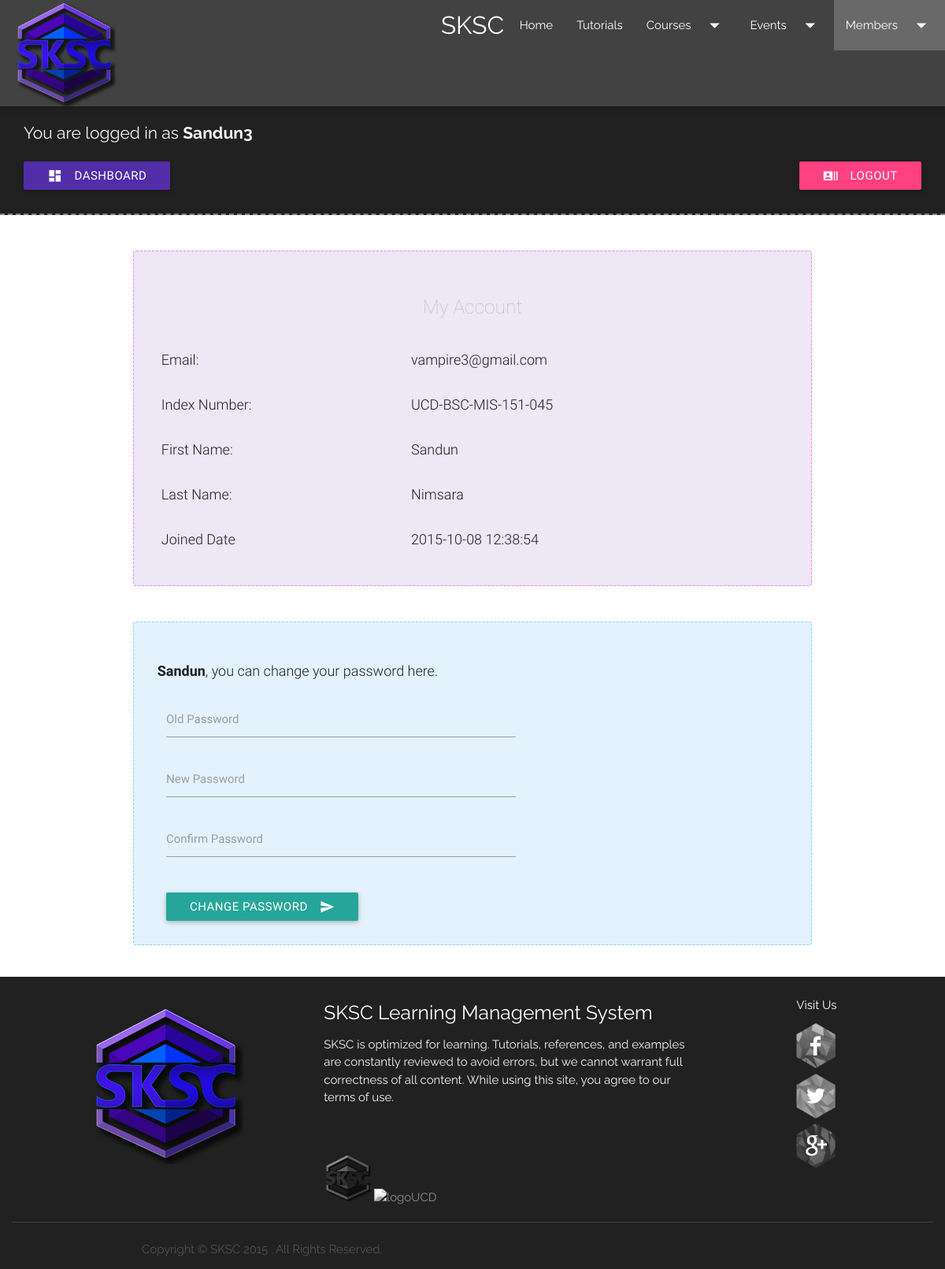
Page /ProjectLMS/pages/login/myacc.php (signed in) on the committed database.
### tables this page shows
CREATE TABLE IF NOT EXISTS `users` (
  `id` int(11) NOT NULL AUTO_INCREMENT,
  `indexnum` varchar(20) NOT NULL,
  `username` varchar(255) NOT NULL,
  `password` varchar(255) NOT NULL,
  `first_name` varchar(255) NOT NULL,
  `last_name` varchar(255) NOT NULL,
  `email` varchar(255) NOT NULL,
  `date_time` timestamp NOT NULL DEFAULT CURRENT_TIMESTAMP,
  PRIMARY KEY (`id`),
  UNIQUE KEY `username` (`username`),
  UNIQUE KEY `email` (`email`)
);

### ProjectLMS/pages/login/myacc.php (the view, shortened to what this page needs)
<?php
    $user=$_SESSION['mysesion'];
$conn = new mysqli(DB_HOST, DB_USER, DB_PASS, DB_NAME);
$email = "SELECT email from users WHERE username='$user' LIMIT 1";
$resultemail=$conn->query($email);
$row1 = $resultemail->fetch_object();
$indexnum = "SELECT indexnum from users WHERE username='$user' LIMIT 1";
$resultindexnum=$conn->query($indexnum);
$row2 = $resultindexnum->fetch_object();
$fname = "SELECT first_name from users WHERE username='$user' LIMIT 1";
$resultfname=$conn->query($fname);
$row3 = $resultfname->fetch_object();
$lname = "SELECT last_name from users WHERE username='$user' LIMIT 1";
$resultlname=$conn->query($lname);
$row4 = $resultlname->fetch_object();
$date = "SELECT date_time from users WHERE username='$user' LIMIT 1";
$resultdate=$conn->query($date);
$row5 = $resultdate->fetch_object();
    ?>
<!DOCTYPE html>
<html lang="en">
<head>
    <link type="text/css" rel="stylesheet" href="../../css/materialize.min.css"  media="all">
    <link type="text/css" rel="stylesheet" href="../../css/footer.css">
    <link type="text/css" rel="stylesheet" media="all" href="../../css/style_main.css">
    <link type="text/css" rel="stylesheet" media="all" href="../../css/style_sub1.css">
</head>
<body>
<div class="navbar-fixed">
    <nav class="grey darken-3 navbaropacity navbarlogo"  style="font-family: Raleway;">
        <div class="nav-wrapper">
            <a class="brand-logo center">SKSC</a>
            <img class="responsive-img  hide-on-med-and-down" id="navbarlogo1" src="../../images/LogoLMS.png" style="margin-left: 1em;" alt="Logo">
            <ul class="right hide-on-med-and-down">
                <li><a href="../../index.html">Home</a></li>
                <li><a href="../tutorials.php">Tutorials</a></li>
                <li><a class="dropdown-button" data-activates="dropdown1">Courses<i class="material-icons right">arrow_drop_down</i></a></li>
                <li><a class="dropdown-button" data-activates="dropdown3">Events<i class="material-icons right">arrow_drop_down</i></a></li>
                <li style="background-color: dimgrey;"><a class="dropdown-button" data-activates="dropdown2">Members<i class="material-icons right">arrow_drop_down</i></a></li>
            </ul>
        </div>
    </nav>
</div>
<div class=" grey darken-4"  style=" padding: 2em; padding-top: 3em;   border-bottom:2px grey dashed;  width: 100%; ">
    <br />
    <p id="welcome" style="color: whitesmoke; font-size: 140%; font-family: Raleway;">You are logged in as <b><?php if (isset($_SESSION['mysesion'])) { echo $_SESSION['mysesion']; } ?></b></p>
    <a href="redirect.php" class="waves-effect waves-light btn deep-purple darken-2" ><i class="material-icons left">dashboard</i>Dashboard</a>
    <a href="logout.php" class="waves-effect waves-light btn  pink accent-2" style="float: right; "><i class="material-icons left">recent_actors</i>Logout</a>
</div>
<div class="container">
    <div class="row deep-purple lighten-5" style="border-radius: 4px; border: 1px dashed violet; padding: 2em; margin-top: 3em; ">
        <table style="font-weight: 300; font-size: large;">
            <tr><td colspan="2"><h5 class="grey-text text-lighten-1" style="text-align: center; font-weight: 100;">My Account</h5></td></tr>
            <tr><td>Email:</td><td><?php echo "$row1->email"; ?></td></tr>
            <tr><td>Index Number:</td><td><?php echo "$row2->indexnum"; ?></td></tr>
            <tr><td>First Name:</td><td><?php echo "$row3->first_name"; ?></td></tr>
            <tr><td>Last Name:</td><td><?php echo "$row4->last_name"; ?></td></tr>
            <tr><td>Joined Date</td><td><?php echo "$row5->date_time"; ?></td></tr>
        </table>
    </div>
    <div class="row  blue lighten-5" style="border-radius: 4px; border: 1px dashed lightskyblue; padding: 2em; margin-top: 3em; ">
        <form method="post" action="<?php echo $_SERVER['PHP_SELF']; ?>">
            <p style="font-weight: 300; font-size: large;"><b><?php echo"$row3->first_name"; ?></b>, you can change your password here.</p>
            <div class="input-field col s7">
                <input type="password" name="oldpw" id="oldpw" title="Enter old password here." required>
                <label for="oldpw">Old Password</label>
            </div>
            <div class="input-field col s7">
                <input type="password" name="newpw" id="form_pass" pattern=".{8,}" title="8 characters minimum" required>
                <label for="form_pass">New Password</label>
            </div>
            <div class="input-field col s7">
                <input type="password" name="newpwcnfrm" id="form_cnfrmpass" title="Enter new password again." required>
                <label for="form_cnfrmpass">Confirm Password</label>
            </div>
            <div class="col s7" style="margin-top: 2em;">
                <button class="btn waves-effect waves-light" type="submit" name="submitpw" >Change Password <i class="material-icons right">send</i>
                </button>
            </div>
        </form>
    </div>
</div>
    <footer class="page-footer grey darken-4" style="font-family: Raleway;">
        <div class="grey darken-4">
            <div class="row">
                <div class="col m3 s12 offset-s2 offset-m1">
                    <img class="responsive-img" src="../../images/LogoLMS.png" style="top: 1em; position: relative;" alt="Logo">
                </div>
                <div class="col m5 s12">
                    <h5 class="white-text">SKSC Learning Management System</h5>
                    <p class="grey-text text-lighten-4">
                        SKSC is optimized for learning. Tutorials, references, and
                        examples are constantly reviewed to avoid errors, but we cannot
                        warrant full correctness of all content. While using this site,
                        you agree to our terms of use.
                    </p>
                    <br />
                    <br />
                    <a href="../../index.html"><img class="icon" src="../../images/LogoLMS.png" style="height: 60px; width: 60px;" alt="Logo"></a>
                    <a href="http://www.ucd.ie/" target="_blank"><img class="icon" src="../../images/LogoUCD.png" style="height: 55px; width: 45px;" alt="logoUCD"></a>
                </div>
                <div class="col m2 s12 offset-m1">
                    <h6 class="white-text">Visit Us</h6>
                    <ul>
                        <li><a class="grey-text text-lighten-3 icon" target="_blank" href="https://www.facebook.com/universitycollegedublin">
                                <img style="height: 57px; width: 50px;" src="../../images/fb.png" alt="fb"></a>
                        </li>
                        <li><a class="grey-text text-lighten-3 icon" target="_blank" href="https://twitter.com/ucddublin">
                                <img style="height: 57px; width: 50px;" src="../../images/twitter.png" alt="twitter"></a>
                        </li>
                        <li><a class="grey-text text-lighten-3 icon" target="_blank" href="https://plus.google.com/+universitycollegedublin/about">
                                <img style="height: 57px; width: 50px;" src="../../images/gplus.png" alt="GPlus"></a>
                        </li>
                    </ul>
                </div>
            </div>
            <hr style="display: block; height: 1px; border: 0; border-top: 1px solid #424242; padding: 0; margin-left: 15px; margin-right: 15px;"/>
            <div class="footer-copyright grey darken-4 grey-text text-darken-2 ">
                <div class="container">
                    Copyright &copy; SKSC 2015 . All Rights Reserved.
                </div>
            </div>
        </div>
    </footer>
</body>
</html>

### ProjectLMS/css/footer.css (style rules this page uses)
body { display: flex; min-height: 100vh; flex-direction: column; }

### ProjectLMS/css/style_sub1.css (style rules this page uses)
.icon { filter: grayscale(100%) brightness(110%) ; -webkit-filter: grayscale(100%) brightness(110%) ; }

### ProjectLMS/pages/login/myacc.php (style rules this page uses)
.navbarlogo { height: 135px; transition: height .35s; }
#navbarlogo1 { height: 135px; transition: height .35s; }

### rows in the picture
users: email "vampire3@gmail.com", indexnum "UCD-BSC-MIS-151-045", first_name "Sandun", last_name "Nimsara", date_time "2015-10-08 12:38:54"

### other values in the picture
$_SESSION['mysesion'] "Sandun3"
